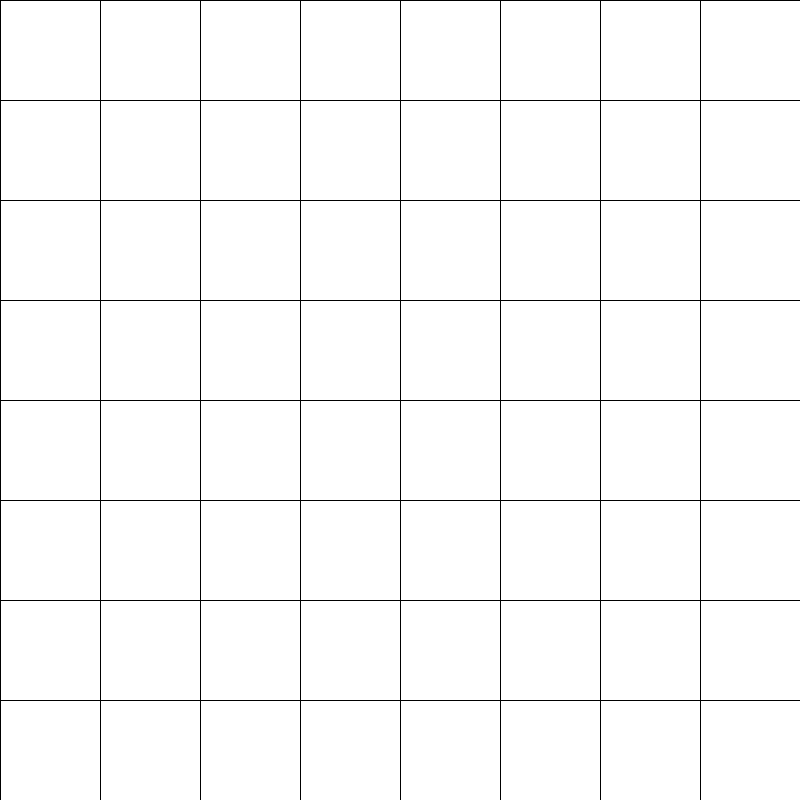
Frame 1 (no input)
Frame 2 (the mouse pressed at the canvas centre, redrawn once): blank canvas, image omitted

The Processing sketch that drew this single still picture (run headless with seeded random() and noise(); the mouse was pressed at the canvas centre and the sketch redrawn once):

// Processing sketch: assignment_3_4_3_grid
// ── assignment_3_4_3_grid.pde
int gridSize = 8;
int y = 0;
int x = 0;
int line = 1;
void setup() {
  size(800, 800);
  frameRate(60);
}

void draw() {
  background(255);

  int sizeX = width/gridSize;
  int sizeY = height/gridSize;

  //for (int i = 0; i < width; i+= sizeX) {
  //  for (int j = 0; j < height; j+= sizeY) {
  //    fill(i,j,0);
  //    rect(i, j, sizeX, sizeY);
  //  }
  //}

  fill(255);
  for (int i = 0; i <= (width/sizeX) * (height/sizeY); i++) {
    //println("i: " + i + "\nwidth: " + width/sizeX);
    println(x);
    println(y);
    println(" ");
    rect(x*sizeX, y*sizeY, sizeX, sizeY);
    if (i == (width/sizeX) * line) {
      y++;
      line++;
    }
    if (i%gridSize!=0) {
      x++;
    } else {
      x = 0;
    }
  }
  noLoop();
}
